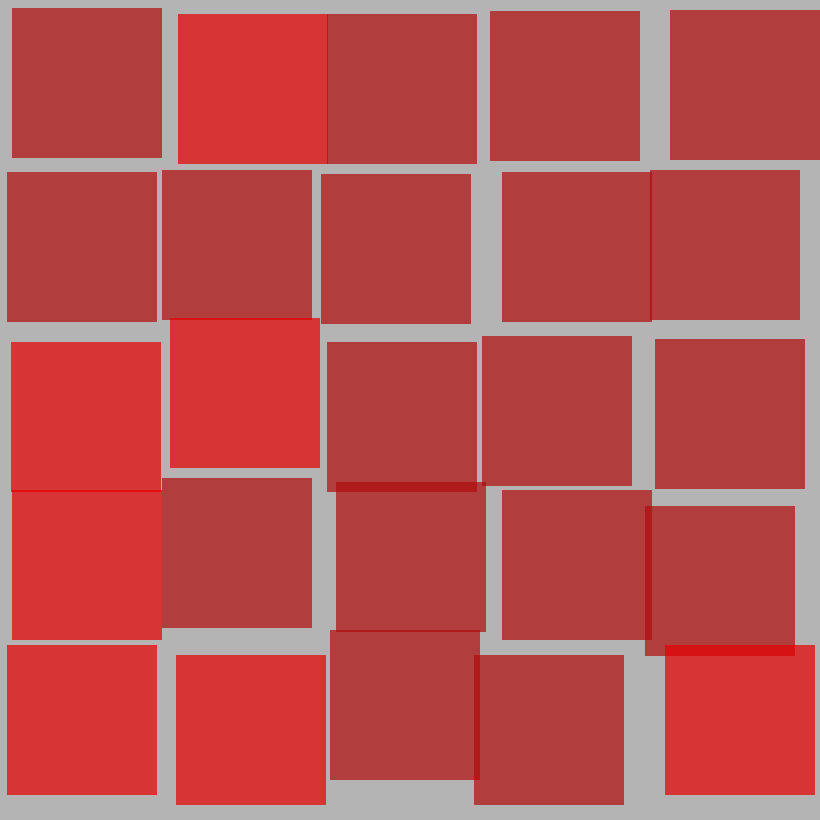
Frame 1 (no input)
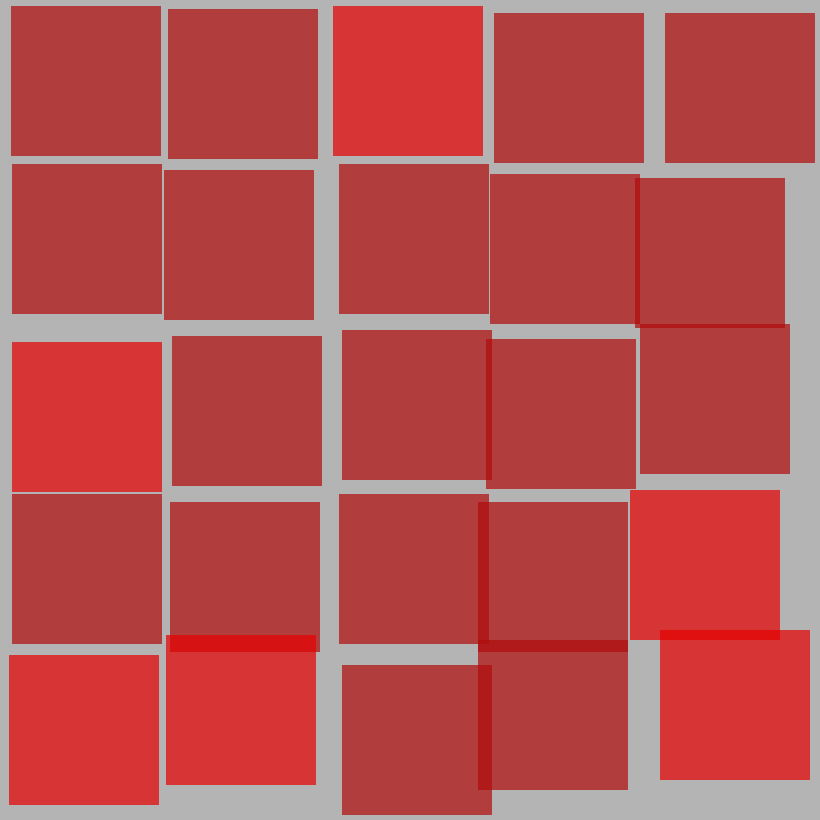
Frame 60 (the mouse pressed at the canvas centre just before this capture)
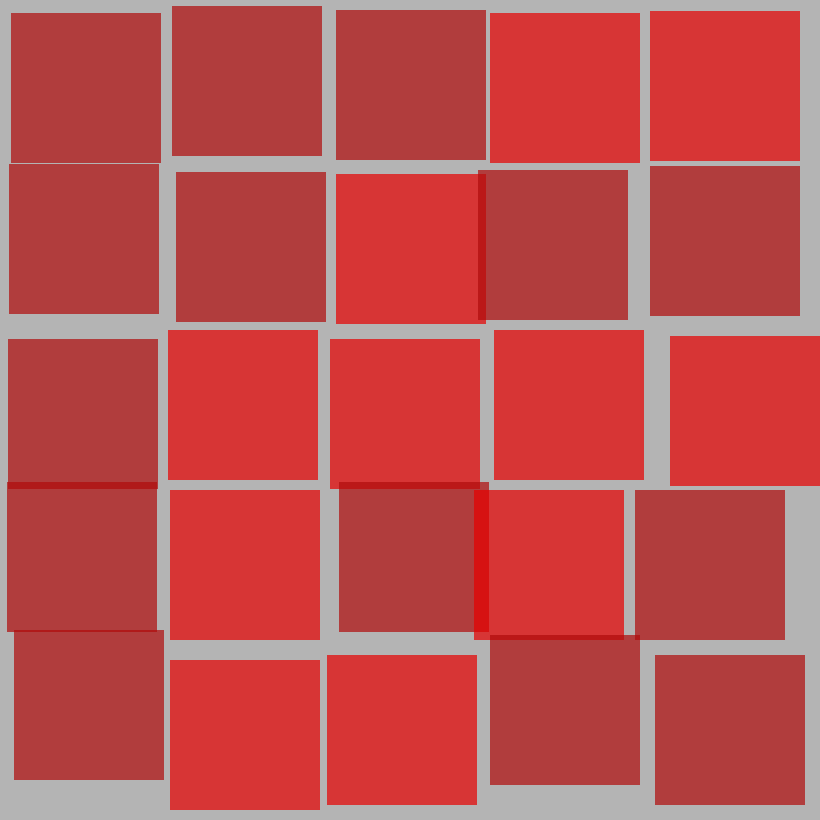
Frame 120 (the mouse held since frame 60 and released just before this capture)

The Processing sketch that drew these frames (run headless with seeded random() and noise(); from frame 60 on, the mouse is pressed at the canvas centre):

// Processing sketch: processing_150371
// ── processing_150371.pde

/*
 * Creative Coding
 * Week 2 exercise
 * 
 */

void setup() {
  randomSeed(hour() + minute() + second() + millis());
  size(820, 820);
  rectMode(CORNER);
  noStroke();
  background(180); // clear the screen to grey
  int num = 5;
  int gapx = 10;
  int gapy = 10;
  float cellsize = 150; 

    for (int i=0; i<num; i++) {
      for (int j=0; j<num; j++) {

        gapx = 10 + (int)random(-5, 5);
        gapy = 10 + (int)random(-5, 5);

        int colc = (int)random(0, 3);
        int red = 175;
        int green = 12;
        int blue = 12;
        
        if (colc == 0) {
          red = 230;
          green = 0;
          blue = 0;
        }
        
        fill(red, green, blue, 180); // rectangle
        rect(gapx * (i+1) + cellsize * i, gapy * (j+1) + cellsize * j, cellsize, cellsize);
      }
    }
  
}


void draw() {

  if(frameCount%50==0)setup();

} //end of draw 
